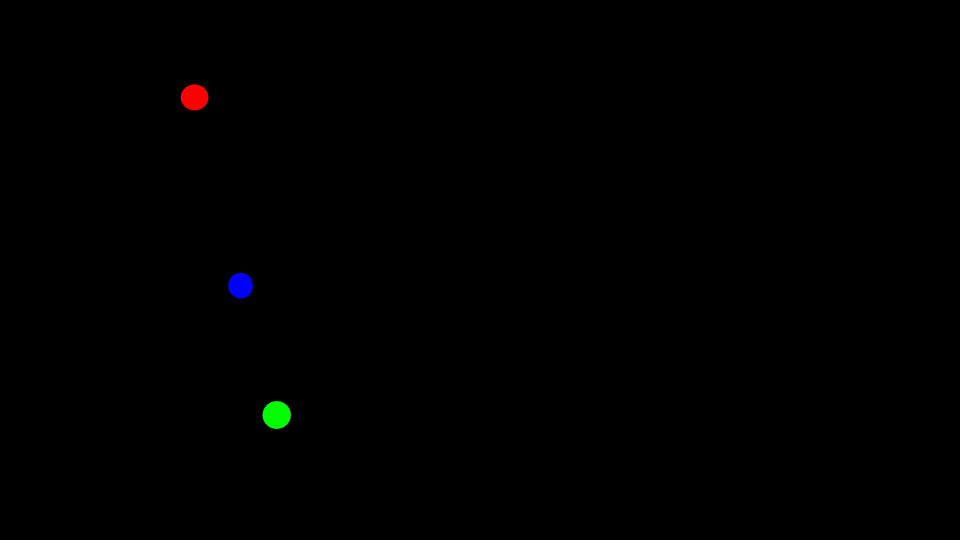
#> input picture frame 8 of 2_Analiss_marcha/utils/ale/Alex_sagita_piernaderechal_1.mp4, 1920 x 1080 px, given in place of Luis_sagital_Pierna derecha.mp4, which was not available (shown at 1/2 size)
$ jupyter execute Goniometro_iamgen2.ipynb   (text cells are left out)
#> lines starting #> are read from the running program, lines starting #| are printed output that depends on the picture; after the words box and inside, x2 and y2 are one past the last pixel; in counts of white or black regions, pixels touching at a corner belong together; pictures that were not available may be replaced by others from this repository, and a replacement may not be noted
[cell 1]
import numpy as np
import matplotlib as mpl
from matplotlib import cm
import matplotlib.pyplot as plt
import cv2
import time
import xlrd       # pip install xlrd
import xlsxwriter # pip install xlscwriter

[cell 2]
### Basic operations ###


# [68 lines left out: functions hilight, dynamic_treshold, hilight_gray, not called in this run]

[cell 3]
def angle_between_vectors(v1,v2):
    v1_norm = np.linalg.norm(v1)           # compute norm of vector 1
    v2_norm = np.linalg.norm(v2)           # Compute norm of vector 2
    intern = v1.dot(v2)/(v1_norm*v2_norm)  # Divide dot product over mulitplication of norms
    angle = np.arccos(intern)              # Find angle with definition of dot product
    angle = angle*(180/np.pi)              # Convert radians to degrees
    return angle


# [26 lines left out: function find_centroids, not called in this run]

def find_centroids(cnts):
    """ Finds centroids of countours:
        cnts = Countours
        How it works: we use  10 and 00 Hue moments, we know the 00 moment is the area of the image

    """
    """ Finds centroids"""
    CX   = []                               # List to store x coordinates of centroids
    CY   = []                               # List to store y coordinates of centroids
    for c in cnts:
    ### compute the center of the contour ##
        M = cv2.moments(c)                  # Compute Hue moments
        cX = int(M["m10"] /( M["m00"]))     # Get cX by definition
        cY = int(M["m01"] / (M["m00"]))     # Get cY by definition
        CX.append(cX)                       # Append x component of centroid
        CY.append(cY)                       # Append y component of centroid

    return CX,CY


# [118 lines left out: function digital_goniomertry, not called in this run]

[cell 4]
def color_mask(frame,th,color):
    """ BGR """
    #### Select appropiate chanel for color selection ###
    if color == "blue":
        c =  0
    elif color == "green":
        c = 1
    elif color == "red":
        c =  2

    Mask = 1*(frame[:,:,c] >= th).astype(np.uint8)  # Create mask (only selects pixles that are greater than threshold)
    return Mask,c

[cell 5]
# [150 lines left out: function digital_goniomertry, not called in this run]

[cell 6]
def plot_real_data_sagital():
    ###### REAL DATA ####
    a = np.array([19.33,18.92,18.45,17.94,17.3,16.4,15.18,13.67,11.97,10.21,8.48,6.74,4.94,3.13,1.42,-0.13,-1.54,-2.87,-4.12,-5.3,-6.4,-7.43,-8.39,-9.27,-10.02,
    -10.61,-10.95,-10.91,-10.31,-9,-6.95,-4.25,-1.05,2.42,5.93,9.22,12.11,14.55,16.53,18.13,19.45,20.54,21.38,21.84,21.87,21.5,20.84,20.09,19.5,19.18,19.01,])


    c = np.array([3.97,7,10.59,14.12,17.38,19.84,21.27,21.67,21.22,20.2,18.86,17.35,15.73,14.08,12.5,11.09,9.91,8.97,8.28,
    7.86,7.72,7.94,8.6,9.76,11.5,13.86,16.97,20.96,26,32.03,38.74,45.6,52.05,57.54,61.66,64.12,64.86,63.95,61.59,57.97,
    53.27,47.58,40.94,33.46,25.38,17.27,9.94,4.31,1.12,0.54,2.21
    ])
    b = np.array([38.12,44,49.78,55.9,60.43,64.34,67.9,74,78,82,84,82.65,78,70.09,64.78,58.98,52.34,46.94,40.62,34.98,28.76,22.12,
    16.97,14,13.45,15.9,19.14,21.79,24.05,28,30,30,30,30,30,28,26,24,22,19,15,13,12,11,11,12,15,19,22,27,30])


    d = np.array([4.19,4.58,4.79,4.98,5.11,5.12,5.17,5.34,5.61,5.85,5.95,5.85,5.57,5.18,4.84,4.69,4.64,4.66,4.74,4.86,4.95,4.98,4.97,
    4.96,4.97,5.05,5.22,5.49,5.86,6.2,6.3,6.05,5.53,4.99,4.75,4.93,5.41,5.99,6.51,6.93,7.22,7.42,7.55,7.54,7.29,6.69,5.73,4.54,3.55,3.28,3.6,])

    d = np.array([0.02,-2.06,-3.88,-4.6,-3.98,-2.4,-0.45,1.45,3.04,4.27,5.13,5.71,6.1,6.43,6.76,7.12,7.54,7.99,8.44,8.86,9.23,9.51,9.62,
    9.43,8.7,7.2,4.69,1.15,-3.26,-8.17,-13.05,-17.13,-19.52,-19.77,-18.12,-15.29,-12.04-8.85,-5.96,-3.51,-1.64,
    -0.5,-0.07,-0.16,-0.42,-0.52,-0.26,0.36,1,1.2,0.58])


    e = np.array([0.02,-2.06,-3.88,-4.6,-3.98,-2.4,-0.45,1.45,3.04,4.27,5.13,5.71,6.1,6.43,6.76,7.12,7.54,7.99,8.44,8.86,9.23,9.51,
    9.62,9.43,8.7,7.2,4.69,1.15,-3.26,-8.17,-13.05,-17.13,-19.52,-19.77,-18.12,-15.29,-12.04,-8.85,-5.96,-3.51,-1.64,-0.5,-0.07,-0.16,
    -0.42,-0.52,-0.26,0.36,1,1.2,0.58,])

    figure, ax = plt.subplots(1,5,figsize=(20,4))
    ax[0].plot(np.array(a))
    ax[0].set_title("Cadera")
    ax[0].grid("on")
    ax[1].plot(c)
    ax[1].set_title("Rodilla Derecha")
    ax[1].grid("on")
    ax[2].plot(b)
    ax[2].set_title("Rodilla Izquierda")
    ax[2].grid("on")
    ax[3].plot(d)
    ax[3].set_title("Pie Derecho")

    ax[3].grid("on")
    ax[4].plot(e)
    ax[4].set_title("Pie izquierdo")
    ax[4].grid("on")

[cell 7]
def plot_real_data_frontal():
    a = np.array([0,-3.3,-5,-4.05,-1.9,0,0.6,5.1,7,6.45,3.5,1,0.5])
    b = np.array([0,3,5,4,4,3,3,3,3,3,5,5,4,6,7,9,12,11,3,3,3])
    c = np.array([5,-1,-1,-1,-1,-1,-1,-1,-1,-1,3,5,3,1,1,1,1,1,2,5,3])
    figure, ax = plt.subplots(1,5,figsize=(20,4))
    ax[0].plot(np.array(a))
    ax[0].set_title("Cadera")
    ax[0].grid("on")
    ax[1].plot(b)
    ax[1].set_title("Rodilla Derecha")
    ax[1].grid("on")
    ax[2].plot(b)
    ax[2].set_title("Rodilla Izquierda")
    ax[2].grid("on")
    ax[3].plot(c)
    ax[3].set_title("Pie Derecho")

    ax[3].grid("on")
    ax[4].plot(c)
    ax[4].set_title("Pie izquierdo")
    ax[4].grid("on")

[cell 8]
def digital_goniomertry(video_path,video_path2,th,scale_percent=80,version= "sticky",line="conitnues"):
#> called with th = 230, scale_percent = 90, version = 'sticky', line = 'conitnues'
    global frame
    global height
    global positionx
    global positionyf
    ### X POSITION ##
    global k_rx
    global h_rx
    global a_rx
    global k_lx
    global h_lx
    global a_lx
    ## Y position ##
    global k_ry
    global h_ry
    global a_ry
    global k_ly
    global h_ly
    global a_ly


    ## ANGLES ##
    angles_r  = []  # Store trayectories of angles for right knee
    angles_c  = []  # Store trayectories of angles for right Hip
    angles_t  = []  # Store trayectories of angles for right  Ankle
    angles_r2 = []  # Store trayectories of angles for left knee
    angles_c2 = []  # Store trayectories of angles for left Hip
    angles_t2 = []  # Store trayectories of angles for left  Ankle

    # X POSITION ##
    k_rx  = []  # Store trayectories of angles for right knee
    h_rx  = []  # Store trayectories of angles for right Hip
    a_rx  = []  # Store trayectories of angles for right  Ankle
    k_lx  = []  # Store trayectories of angles for left knee
    h_lx  = []  # Store trayectories of angles for left Hip
    a_lx  = []  # Store trayectories of angles for left  Ankle

    ## Y position ##
    k_ry  = []  # Store trayectories of angles for right knee
    h_ry  = []  # Store trayectories of angles for right Hip
    a_ry  = []  # Store trayectories of angles for right  Ankle
    k_ly  = []  # Store trayectories of angles for left knee
    h_ly  = []  # Store trayectories of angles for left Hip
    a_ly  = []  # Store trayectories of angles for left  Ankle

    ## SPECIAL (FOR CENTER OF MASS) ##
    positionx = []  # Store x trayectories o center of mass
    positiony = []  # Store y trayectories o center of mass
    positionyf = []
    ### stethic stuff ###
    font                    =  0
    bottomLeftCornerOfText  = (20,20)
    bottomLeftCornerOfText2 = (20,40)
    bottomLeftCornerOfText3 = (20,60)
    bottomRightCornerOfText = (250,20)
    bottomRightCornerOfText2= (250,40)
    bottomRightCornerOfText3= (250,60)
    fontScale               = 0.4
    fontColor               = (255,255,255)
    lineType                = 1

    #####################
    status = True                            # Variable to iterate over frames
    initialization = True
    capture  = cv2.VideoCapture(video_path)  # load video for right
    capture2 = cv2.VideoCapture(video_path2) # Load video for left
    while status:                            # While loop
        status,frame = capture.read()        # Reads video, returns (status,frame) right
#> frame is the input picture: shape (1080, 1920, 3); mean B, G, R 0.3, 0.3, 0.3
        status,frame2 = capture2.read()        # Reads video,returns (status,frame) left
        if status == True:                   # If there is a frame
            if initialization:
                ### Obtain shapes in order to do scaling ###
                width = int(frame.shape[1]*scale_percent / 100)
                height = int(frame.shape[0]*scale_percent / 100)
                dim = (width, height)

            frame =  cv2.resize(frame, dim, interpolation = cv2.INTER_AREA) # Rescale video
#> frame: shape (972, 1728, 3)
            frame2=  cv2.resize(frame2, dim, interpolation = cv2.INTER_AREA) # Rescale
            ### Obtain frames by channel (BGR) Right  ###
            M_cadera,rc  =  color_mask(frame,th,color="red")     # Obtain Mask for Cadera (Red channel)
#> in color_mask, `Mask = 1*(frame[:,:,c] >= th).astype(np.uint8)`:
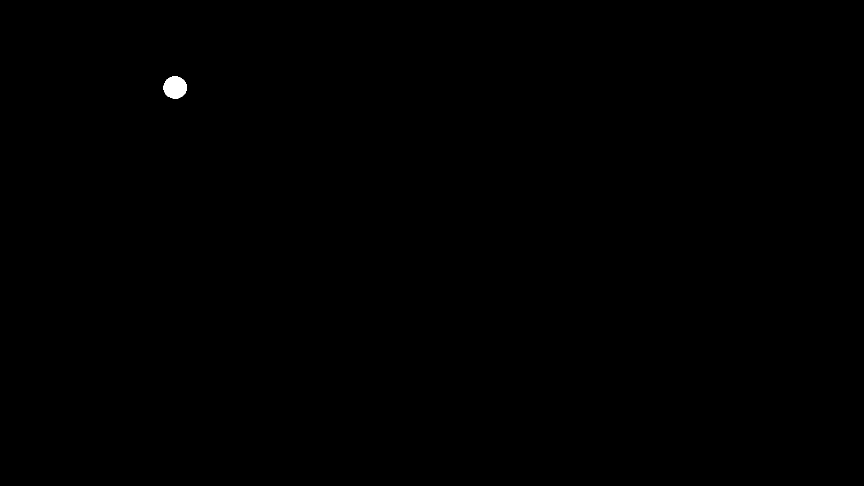
#> Mask: shape (972, 1728) (shown at 1/2 size); values 0 (black) and 1 (white), 0.1% white; 1 white region, box (x1, y1, x2, y2) and area: (326, 153, 374, 198) 1648
#> rc = 2
            M_rodilla,bc =  color_mask(frame,th,color="blue")    # Obtain Mask for Rodilla (Blue channel)
#> call 2 of color_mask, with th = 230, color = 'blue'
#> in color_mask (call 2), `Mask = 1*(frame[:,:,c] >= th).astype(np.uint8)`:
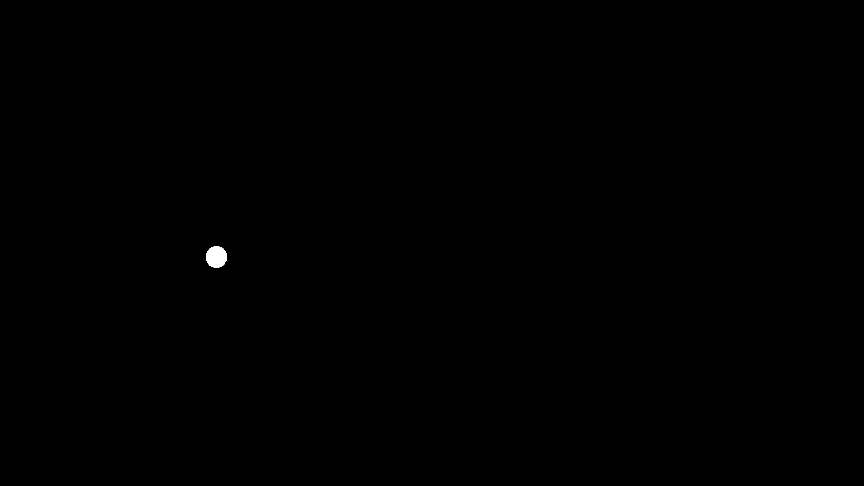
#> Mask: shape (972, 1728) (shown at 1/2 size); values 0 (black) and 1 (white), 0.08% white; 1 white region, box (x1, y1, x2, y2) and area: (412, 492, 453, 536) 1416
#> bc = 0
            M_tobillo,gc =  color_mask(frame,th,color="green")   # Obtain Mask for tobillo (Green Channel)
#> call 3 of color_mask, with th = 230, color = 'green'
#> in color_mask (call 3), `Mask = 1*(frame[:,:,c] >= th).astype(np.uint8)`:
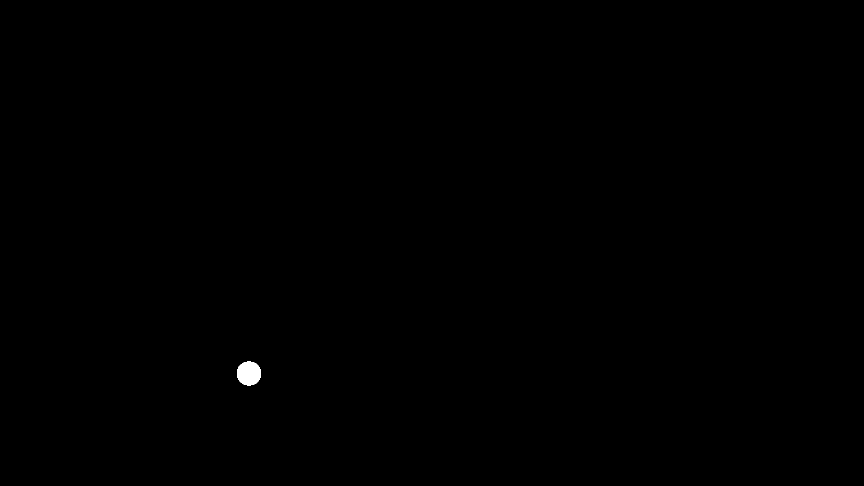
#> Mask: shape (972, 1728) (shown at 1/2 size); values 0 (black) and 1 (white), 0.11% white; 1 white region
#> gc = 1
            cadera  =  M_cadera*frame[:,:,rc]                    # Obtain frame for cadera
#> (the rest of the program and of its run is left out)
